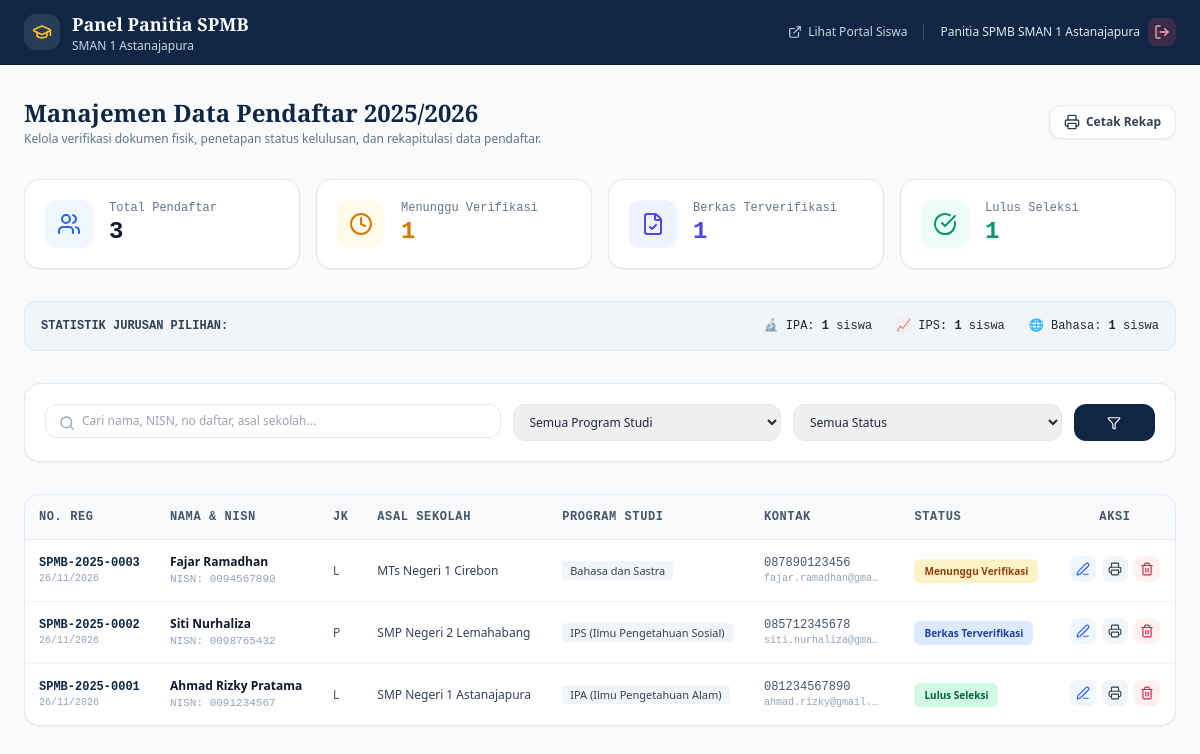
The page /admin/index.php (signed in) on the database its author committed.
### tables this page shows
CREATE TABLE IF NOT EXISTS `pendaftar` (
  `id` INT AUTO_INCREMENT PRIMARY KEY,
  `no_pendaftaran` VARCHAR(30) NOT NULL UNIQUE,
  `nama_lengkap` VARCHAR(150) NOT NULL,
  `jenis_kelamin` ENUM('Laki-laki', 'Perempuan') NOT NULL,
  `tempat_lahir` VARCHAR(100) NOT NULL,
  `tanggal_lahir` DATE NOT NULL,
  `asal_sekolah` VARCHAR(150) NOT NULL,
  `nisn` VARCHAR(20) NOT NULL,
  `program_studi` VARCHAR(50) NOT NULL,
  `nama_orang_tua` VARCHAR(150) NOT NULL,
  `nomor_telepon` VARCHAR(25) NOT NULL,
  `email` VARCHAR(100) NOT NULL,
  `alamat_lengkap` TEXT NOT NULL,
  `status_pendaftaran` ENUM('Menunggu Verifikasi', 'Berkas Terverifikasi', 'Lulus Seleksi', 'Tidak Lulus') DEFAULT 'Menunggu Verifikasi',
  `catatan_admin` TEXT DEFAULT NULL,
  `created_at` TIMESTAMP DEFAULT CURRENT_TIMESTAMP,
  `updated_at` TIMESTAMP DEFAULT CURRENT_TIMESTAMP ON UPDATE CURRENT_TIMESTAMP
);

### admin/index.php (the view, shortened to what this page needs)
<?php
require_once __DIR__ . '/../config/database.php';
$search = trim($_GET['search'] ?? '');
$sql_where = [];
$params = [];
$where_clause = !empty($sql_where) ? 'WHERE ' . implode(' AND ', $sql_where) : '';
$stmt_list = $pdo->prepare("SELECT * FROM pendaftar {$where_clause} ORDER BY id DESC");
$stmt_list->execute($params);
$pendaftar_list = $stmt_list->fetchAll();
$stat_total = $pdo->query("SELECT COUNT(*) FROM pendaftar")->fetchColumn();
$stat_menunggu = $pdo->query("SELECT COUNT(*) FROM pendaftar WHERE status_pendaftaran = 'Menunggu Verifikasi'")->fetchColumn();
$stat_terverifikasi = $pdo->query("SELECT COUNT(*) FROM pendaftar WHERE status_pendaftaran = 'Berkas Terverifikasi'")->fetchColumn();
$stat_lulus = $pdo->query("SELECT COUNT(*) FROM pendaftar WHERE status_pendaftaran = 'Lulus Seleksi'")->fetchColumn();
$stat_ipa = $pdo->query("SELECT COUNT(*) FROM pendaftar WHERE program_studi LIKE '%IPA%'")->fetchColumn();
$stat_ips = $pdo->query("SELECT COUNT(*) FROM pendaftar WHERE program_studi LIKE '%IPS%'")->fetchColumn();
$stat_bahasa = $pdo->query("SELECT COUNT(*) FROM pendaftar WHERE program_studi LIKE '%Bahasa%'")->fetchColumn();
?>
<!DOCTYPE html>
<html lang="id">
<head>
  <script src="https://cdn.tailwindcss.com"></script>
</head>
<body class="bg-[#F8FAFC] text-slate-800 min-h-screen flex flex-col font-sans">
  <header class="bg-[#0F2744] text-white border-b border-[#0B1B3D] sticky top-0 z-40">
    <div class="max-w-7xl mx-auto px-4 sm:px-6 h-16 flex items-center justify-between">
      <div class="flex items-center gap-3">
        <div class="w-9 h-9 rounded-xl bg-white/10 flex items-center justify-center text-amber-400">
          <i data-lucide="graduation-cap" class="w-5 h-5"></i>
        </div>
        <div>
          <span class="font-bold font-serif-title text-base sm:text-lg block leading-tight">Panel Panitia SPMB</span>
          <span class="text-xs text-slate-300 font-sans block">SMAN 1 Astanajapura</span>
        </div>
      </div>
      <div class="flex items-center gap-4 text-xs">
        <a href="../index.php" target="_blank" class="hidden sm:inline-flex items-center gap-1.5 text-slate-300 hover:text-white transition">
          <i data-lucide="external-link" class="w-3.5 h-3.5"></i>
          <span>Lihat Portal Siswa</span>
        </a>
        <div class="flex items-center gap-2">
          <span class="text-slate-200 font-medium"><?= htmlspecialchars($_SESSION['admin_nama'] ?? 'Admin') ?></span>
          <a href="logout.php" onclick="return confirm('Apakah Anda yakin ingin keluar?')" class="p-1.5 rounded-lg bg-rose-500/20 text-rose-300 hover:bg-rose-500 hover:text-white transition" title="Logout">
            <i data-lucide="log-out" class="w-4 h-4"></i>
          </a>
        </div>
      </div>
    </div>
  </header>
  <main class="flex-1 max-w-7xl w-full mx-auto px-4 sm:px-6 py-8 space-y-8">
    <div class="flex flex-col sm:flex-row sm:items-center justify-between gap-4">
      <div>
        <h1 class="text-2xl font-bold text-[#0F2744] font-serif-title">Manajemen Data Pendaftar 2025/2026</h1>
        <p class="text-xs text-slate-500 mt-0.5">Kelola verifikasi dokumen fisik, penetapan status kelulusan, dan rekapitulasi data pendaftar.</p>
      </div>
      <div class="flex items-center gap-2">
        <button onclick="window.print()" class="inline-flex items-center gap-1.5 px-3.5 py-2 rounded-xl bg-white border border-slate-200 text-xs font-semibold text-slate-700 hover:bg-slate-50 transition shadow-sm">
          <i data-lucide="printer" class="w-4 h-4"></i>
          <span>Cetak Rekap</span>
        </button>
      </div>
    </div>
    <div class="grid grid-cols-2 lg:grid-cols-4 gap-4">
      <div class="p-5 rounded-2xl bg-white border border-slate-200 shadow-sm flex items-center gap-4">
        <div class="w-12 h-12 rounded-xl bg-blue-50 text-blue-600 flex items-center justify-center shrink-0">
          <i data-lucide="users" class="w-6 h-6"></i>
        </div>
        <div>
          <span class="text-xs text-slate-500 font-mono block">Total Pendaftar</span>
          <span class="text-2xl font-bold text-slate-900 font-mono"><?= $stat_total ?></span>
        </div>
      </div>
      <div class="p-5 rounded-2xl bg-white border border-slate-200 shadow-sm flex items-center gap-4">
        <div class="w-12 h-12 rounded-xl bg-amber-50 text-amber-600 flex items-center justify-center shrink-0">
          <i data-lucide="clock" class="w-6 h-6"></i>
        </div>
        <div>
          <span class="text-xs text-slate-500 font-mono block">Menunggu Verifikasi</span>
          <span class="text-2xl font-bold text-amber-600 font-mono"><?= $stat_menunggu ?></span>
        </div>
      </div>
      <div class="p-5 rounded-2xl bg-white border border-slate-200 shadow-sm flex items-center gap-4">
        <div class="w-12 h-12 rounded-xl bg-indigo-50 text-indigo-600 flex items-center justify-center shrink-0">
          <i data-lucide="file-check" class="w-6 h-6"></i>
        </div>
        <div>
          <span class="text-xs text-slate-500 font-mono block">Berkas Terverifikasi</span>
          <span class="text-2xl font-bold text-indigo-600 font-mono"><?= $stat_terverifikasi ?></span>
        </div>
      </div>
      <div class="p-5 rounded-2xl bg-white border border-slate-200 shadow-sm flex items-center gap-4">
        <div class="w-12 h-12 rounded-xl bg-emerald-50 text-emerald-600 flex items-center justify-center shrink-0">
          <i data-lucide="check-circle" class="w-6 h-6"></i>
        </div>
        <div>
          <span class="text-xs text-slate-500 font-mono block">Lulus Seleksi</span>
          <span class="text-2xl font-bold text-emerald-600 font-mono"><?= $stat_lulus ?></span>
        </div>
      </div>
    </div>
    <div class="p-4 rounded-xl bg-slate-100 border border-slate-200 flex flex-wrap items-center justify-between gap-4 text-xs font-mono">
      <span class="font-bold text-slate-700 uppercase">Statistik Jurusan Pilihan:</span>
      <div class="flex items-center gap-6">
        <span>🔬 IPA: <strong><?= $stat_ipa ?></strong> siswa</span>
        <span>📈 IPS: <strong><?= $stat_ips ?></strong> siswa</span>
        <span>🌐 Bahasa: <strong><?= $stat_bahasa ?></strong> siswa</span>
      </div>
    </div>
    <div class="bg-white p-4 sm:p-5 rounded-2xl border border-slate-200 shadow-sm">
      <form action="index.php" method="GET" class="grid grid-cols-1 sm:grid-cols-12 gap-3">
        <div class="sm:col-span-5 relative">
          <i data-lucide="search" class="w-4 h-4 text-slate-400 absolute left-3.5 top-1/2 -translate-y-1/2"></i>
          <input
            type="text"
            name="search"
            value="<?= htmlspecialchars($search) ?>"
            placeholder="Cari nama, NISN, no daftar, asal sekolah..."
            class="w-full pl-9 pr-4 py-2 rounded-xl border border-slate-200 text-xs focus:outline-none focus:ring-2 focus:ring-[#0F2744]/20 focus:border-[#0F2744]"
          >
        </div>
        <div class="sm:col-span-3">
          <select name="prodi" class="w-full px-3 py-2 rounded-xl border border-slate-200 text-xs focus:outline-none focus:ring-2 focus:ring-[#0F2744]/20 focus:border-[#0F2744]">
            <option value="">Semua Program Studi</option>
          </select>
        </div>
        <div class="sm:col-span-3">
          <select name="status" class="w-full px-3 py-2 rounded-xl border border-slate-200 text-xs focus:outline-none focus:ring-2 focus:ring-[#0F2744]/20 focus:border-[#0F2744]">
            <option value="">Semua Status</option>
          </select>
        </div>
        <div class="sm:col-span-1 flex gap-1">
          <button type="submit" class="w-full py-2 bg-[#0F2744] hover:bg-[#0B1B3D] text-white rounded-xl text-xs font-semibold flex items-center justify-center">
            <i data-lucide="filter" class="w-3.5 h-3.5"></i>
          </button>
        </div>
      </form>
    </div>
    <div class="bg-white rounded-2xl border border-slate-200 shadow-sm overflow-hidden">
      <div class="overflow-x-auto">
        <table class="w-full text-left text-xs border-collapse">
          <thead>
            <tr class="bg-slate-50 border-b border-slate-200 text-slate-600 font-mono uppercase tracking-wider">
              <th class="p-3.5">No. Reg</th>
              <th class="p-3.5">Nama & NISN</th>
              <th class="p-3.5">JK</th>
              <th class="p-3.5">Asal Sekolah</th>
              <th class="p-3.5">Program Studi</th>
              <th class="p-3.5">Kontak</th>
              <th class="p-3.5">Status</th>
              <th class="p-3.5 text-center">Aksi</th>
            </tr>
          </thead>
          <tbody class="divide-y divide-slate-100">
            <?php if (empty($pendaftar_list)): ?>
              <tr>
                <td colspan="8" class="p-8 text-center text-slate-400">
                  <i data-lucide="inbox" class="w-8 h-8 mx-auto mb-2 text-slate-300"></i>
                  <span>Tidak ada data pendaftar yang sesuai.</span>
                </td>
              </tr>
            <?php else: ?>
              <?php foreach ($pendaftar_list as $row): ?>
                <?php
                  $badge_class = 'bg-amber-100 text-amber-800';
                  if ($row['status_pendaftaran'] === 'Berkas Terverifikasi') $badge_class = 'bg-blue-100 text-blue-800';
                  elseif ($row['status_pendaftaran'] === 'Lulus Seleksi') $badge_class = 'bg-emerald-100 text-emerald-800';
                  elseif ($row['status_pendaftaran'] === 'Tidak Lulus') $badge_class = 'bg-rose-100 text-rose-800';
                ?>
                <tr class="hover:bg-slate-50/70 transition">
                  <td class="p-3.5 font-mono font-bold text-[#0F2744]">
                    <?= htmlspecialchars($row['no_pendaftaran']) ?>
                    <span class="block text-[10px] text-slate-400 font-normal"><?= date('d/m/Y', strtotime($row['created_at'])) ?></span>
                  </td>
                  <td class="p-3.5">
                    <strong class="text-slate-900 block"><?= htmlspecialchars($row['nama_lengkap']) ?></strong>
                    <span class="text-slate-400 font-mono text-[11px]">NISN: <?= htmlspecialchars($row['nisn']) ?></span>
                  </td>
                  <td class="p-3.5 text-slate-600"><?= $row['jenis_kelamin'] === 'Laki-laki' ? 'L' : 'P' ?></td>
                  <td class="p-3.5 text-slate-700"><?= htmlspecialchars($row['asal_sekolah']) ?></td>
                  <td class="p-3.5">
                    <span class="px-2 py-0.5 rounded bg-slate-100 text-slate-700 font-medium text-[11px]"><?= htmlspecialchars($row['program_studi']) ?></span>
                  </td>
                  <td class="p-3.5 font-mono text-slate-600">
                    <div><?= htmlspecialchars($row['nomor_telepon']) ?></div>
                    <div class="text-[10px] text-slate-400 truncate max-w-[120px]"><?= htmlspecialchars($row['email']) ?></div>
                  </td>
                  <td class="p-3.5">
                    <span class="px-2.5 py-1 rounded-md text-[10px] font-bold <?= $badge_class ?> inline-block">
                      <?= htmlspecialchars($row['status_pendaftaran']) ?>
                    </span>
                  </td>
                  <td class="p-3.5 text-center">
                    <div class="inline-flex items-center gap-1.5">
                      <button
                        onclick="openEditStatusModal(<?= htmlspecialchars(json_encode($row)) ?>)"
                        class="p-1.5 rounded-lg bg-blue-50 text-blue-600 hover:bg-blue-100 transition"
                        title="Ubah Status Verifikasi"
                      >
                        <i data-lucide="edit-3" class="w-3.5 h-3.5"></i>
                      </button>
                      <a
                        href="../cetak_bukti.php?no=<?= urlencode($row['no_pendaftaran']) ?>"
                        target="_blank"
                        class="p-1.5 rounded-lg bg-slate-100 text-slate-700 hover:bg-slate-200 transition"
                        title="Cetak Bukti Pendaftaran"
                      >
                        <i data-lucide="printer" class="w-3.5 h-3.5"></i>
                      </a>
                      <a
                        href="index.php?action=delete&id=<?= $row['id'] ?>"
                        onclick="return confirm('Apakah Anda yakin ingin menghapus data pendaftar ini?')"
                        class="p-1.5 rounded-lg bg-rose-50 text-rose-600 hover:bg-rose-100 transition"
                        title="Hapus Data"
                      >
                        <i data-lucide="trash-2" class="w-3.5 h-3.5"></i>
                      </a>
                    </div>
                  </td>
                </tr>
              <?php endforeach; ?>
            <?php endif; ?>
          </tbody>
        </table>
      </div>
    </div>
  </main>
</body>
</html>

### admin/index.php (style rules this page uses)
.font-serif-title { font-family: 'Playfair Display', serif; }

### rows shown on the page
pendaftar: no_pendaftaran "SPMB-2025-0003", created_at "26/11/2026", nama_lengkap "Fajar Ramadhan", nisn "0094567890", jenis_kelamin "L", asal_sekolah "MTs Negeri 1 Cirebon", program_studi "Bahasa dan Sastra", nomor_telepon "087890123456", email "fajar.ramadhan@gma…", status_pendaftaran "Menunggu Verifikasi"
pendaftar: no_pendaftaran "SPMB-2025-0002", created_at "26/11/2026", nama_lengkap "Siti Nurhaliza", nisn "0098765432", jenis_kelamin "P", asal_sekolah "SMP Negeri 2 Lemahabang", program_studi "IPS (Ilmu Pengetahuan Sosial)", nomor_telepon "085712345678", email "siti.nurhaliza@gma…", status_pendaftaran "Berkas Terverifikasi"
pendaftar: no_pendaftaran "SPMB-2025-0001", created_at "26/11/2026", nama_lengkap "Ahmad Rizky Pratama", nisn "0091234567", jenis_kelamin "L", asal_sekolah "SMP Negeri 1 Astanajapura", program_studi "IPA (Ilmu Pengetahuan Alam)", nomor_telepon "081234567890", email "ahmad.rizky@gmail.…", status_pendaftaran "Lulus Seleksi"

### other values the page prints
$_SESSION['admin_nama'] "Panitia SPMB SMAN 1 Astanajapura"
$stat_total "3"
$stat_menunggu "1"
$stat_terverifikasi "1"
$stat_lulus "1"
$stat_ipa "1"
$stat_ips "1"
$stat_bahasa "1"
